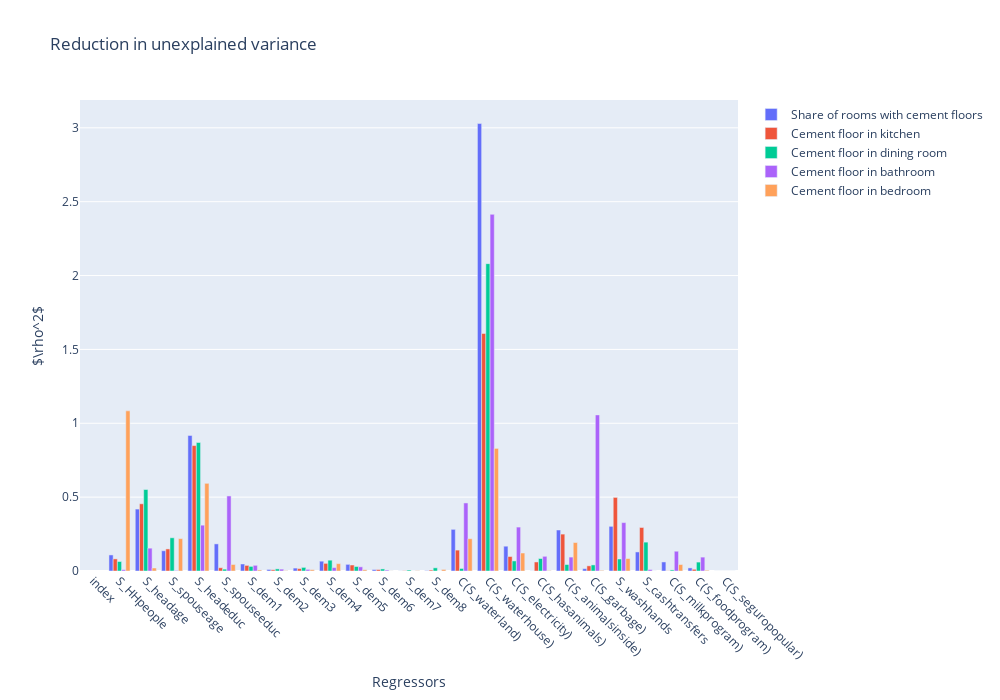

The notebook cell saved with this chart:
### Code cell
from plotly import graph_objs as go

variables = R2_df['index']
counter = 0;
R2_fig = R2_df.drop('Total Model 3 R2', axis=1)

fig = go.Figure()

for vb in variables:
    
    trace = go.Bar(x=R2_fig.columns, y=R2_fig.iloc[counter], name=vb)
    
    fig.add_trace(trace)
    
    counter=counter+1

fig.update_layout(
    {'title_text': 'Reduction in unexplained variance',
        'xaxis': dict(title='Regressors', tickangle=45),
        'yaxis_title_text': r'$\rho^2$',
        "width": 1000, "height": 700,
        "autosize": True})
fig.show()

### Figure 1 — Plotly figure (JSON) as saved in the notebook; plotly's stock layout.template omitted (floating-point values rounded to 4 significant figures)
{"data": [{"name": "Share of rooms with cement floors", "type": "bar", "x": ["index", "S_HHpeople", "S_headage", "S_spouseage", "S_headeduc", "S_spouseeduc", "S_dem1", "S_dem2", "S_dem3", "S_dem4", "S_dem5", "S_dem6", "S_dem7", "S_dem8", "C(S_waterland)", "C(S_waterhouse)", "C(S_electricity)", "C(S_hasanimals)", "C(S_animalsinside)", "C(S_garbage)", "S_washhands", "S_cashtransfers", "C(S_milkprogram)", "C(S_foodprogram)", "C(S_seguropopular)"], "y": ["Share of rooms with cement floors", 0.1087, 0.4192, 0.1371, 0.9175, 0.1835, 0.0475, 0.01052, 0.01977, 0.06647, 0.04498, 0.009599, 0.000561, 0.002224, 0.2819, 3.029, 0.1679, 0.0004775, 0.2775, 0.01598, 0.3023, 0.129, 0.06126, 0.02091, 0]}, {"name": "Cement floor in kitchen", "type": "bar", "x": ["index", "S_HHpeople", "S_headage", "S_spouseage", "S_headeduc", "S_spouseeduc", "S_dem1", "S_dem2", "S_dem3", "S_dem4", "S_dem5", "S_dem6", "S_dem7", "S_dem8", "C(S_waterland)", "C(S_waterhouse)", "C(S_electricity)", "C(S_hasanimals)", "C(S_animalsinside)", "C(S_garbage)", "S_washhands", "S_cashtransfers", "C(S_milkprogram)", "C(S_foodprogram)", "C(S_seguropopular)"], "y": ["Cement floor in kitchen", 0.08189, 0.455, 0.1494, 0.8491, 0.022, 0.03789, 0.008413, 0.01615, 0.05161, 0.04047, 0.009983, 0.001685, 0.006562, 0.1415, 1.608, 0.09804, 0.06123, 0.2498, 0.03492, 0.4981, 0.2945, 0.00111, 0.01154, 0]}, {"name": "Cement floor in dining room", "type": "bar", "x": ["index", "S_HHpeople", "S_headage", "S_spouseage", "S_headeduc", "S_spouseeduc", "S_dem1", "S_dem2", "S_dem3", "S_dem4", "S_dem5", "S_dem6", "S_dem7", "S_dem8", "C(S_waterland)", "C(S_waterhouse)", "C(S_electricity)", "C(S_hasanimals)", "C(S_animalsinside)", "C(S_garbage)", "S_washhands", "S_cashtransfers", "C(S_milkprogram)", "C(S_foodprogram)", "C(S_seguropopular)"], "y": ["Cement floor in dining room", 0.0643, 0.5515, 0.2248, 0.8699, 0.01261, 0.03115, 0.01435, 0.02436, 0.07323, 0.03056, 0.01393, 0.006741, 0.02147, 0.01722, 2.081, 0.06822, 0.08457, 0.04382, 0.04116, 0.08113, 0.1954, 0.007211, 0.06029, 0]}, {"name": "Cement floor in bathroom", "type": "bar", "x": ["index", "S_HHpeople", "S_headage", "S_spouseage", "S_headeduc", "S_spouseeduc", "S_dem1", "S_dem2", "S_dem3", "S_dem4", "S_dem5", "S_dem6", "S_dem7", "S_dem8", "C(S_waterland)", "C(S_waterhouse)", "C(S_electricity)", "C(S_hasanimals)", "C(S_animalsinside)", "C(S_garbage)", "S_washhands", "S_cashtransfers", "C(S_milkprogram)", "C(S_foodprogram)", "C(S_seguropopular)"], "y": ["Cement floor in bathroom", 0.009022, 0.1545, 0.003594, 0.3103, 0.5081, 0.03843, 0.01258, 0.01088, 0.02305, 0.02822, 0.006314, 1.285e-05, 4.948e-05, 0.4607, 2.414, 0.2973, 0.09938, 0.09418, 1.057, 0.3276, 0.009819, 0.1339, 0.094, 0]}, {"name": "Cement floor in bedroom", "type": "bar", "x": ["index", "S_HHpeople", "S_headage", "S_spouseage", "S_headeduc", "S_spouseeduc", "S_dem1", "S_dem2", "S_dem3", "S_dem4", "S_dem5", "S_dem6", "S_dem7", "S_dem8", "C(S_waterland)", "C(S_waterhouse)", "C(S_electricity)", "C(S_hasanimals)", "C(S_animalsinside)", "C(S_garbage)", "S_washhands", "S_cashtransfers", "C(S_milkprogram)", "C(S_foodprogram)", "C(S_seguropopular)"], "y": ["Cement floor in bedroom", 1.084, 0.02021, 0.219, 0.5935, 0.04408, 0.007175, 0.002303, 0.008845, 0.04953, 0.008403, 0.0005507, 0.002008, 0.01054, 0.2185, 0.8298, 0.1217, 0.002336, 0.1928, 0.003997, 0.08423, 0.0002046, 0.04372, 0.004964, 0]}], "layout": {"autosize": true, "height": 700, "title": {"text": "Reduction in unexplained variance"}, "width": 1000, "xaxis": {"tickangle": 45, "title": {"text": "Regressors"}}, "yaxis": {"title": {"text": "$\\rho^2$"}}}}
